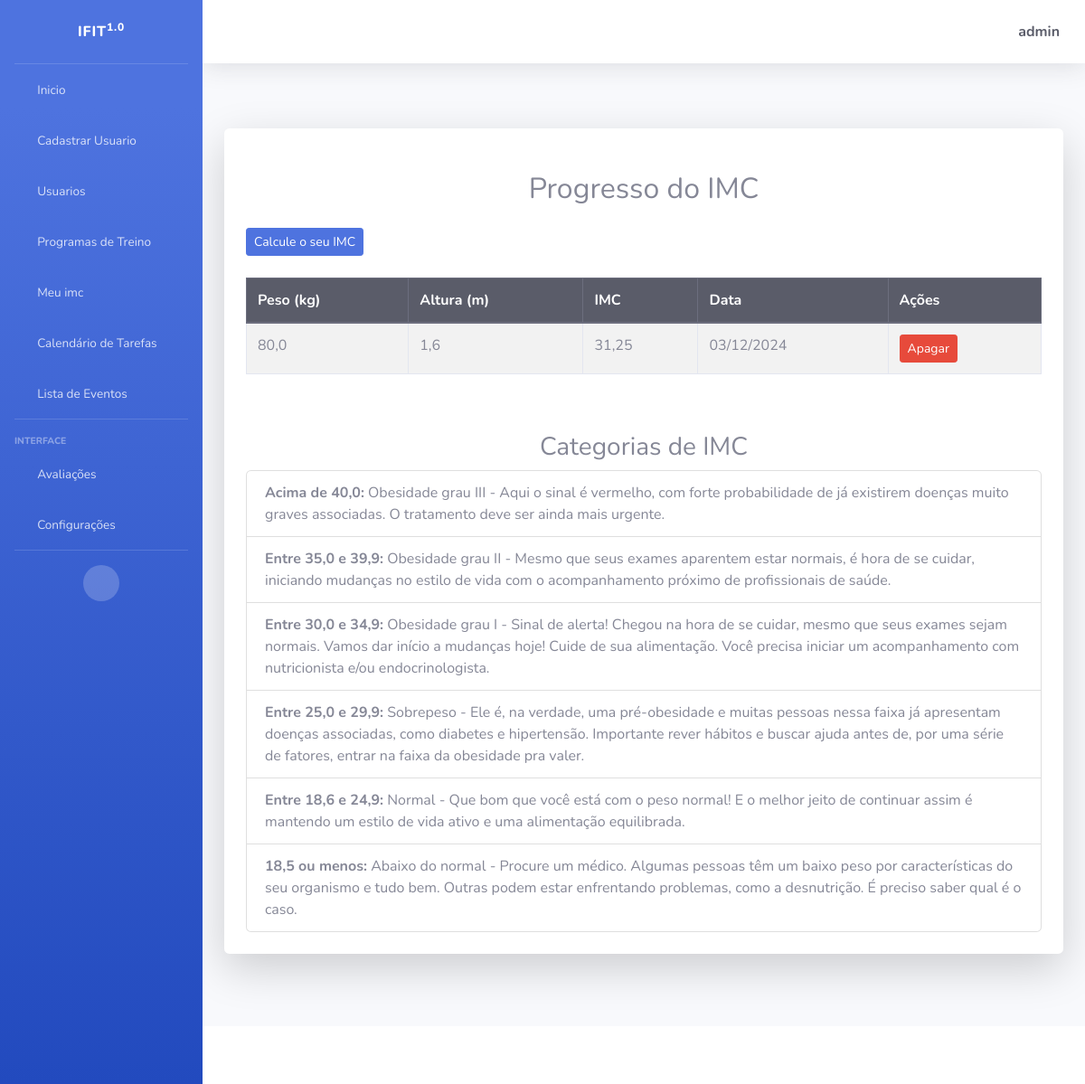
The page /progresso-imc/ (signed in) on the database its author committed.
### usuarios/models.py (models this page shows, shortened)
class IMCRegistro(models.Model):
    user = models.ForeignKey(User, on_delete=models.CASCADE)
    peso = models.FloatField()
    altura = models.FloatField()
    imc = models.FloatField(editable=False)
    data_registro = models.DateTimeField(default=timezone.now)

### usuarios/views.py (the view)
# urls.py: path('progresso-imc/', views.progresso_imc, name='progresso_imc'),
@login_required
def progresso_imc(request):
    registros = IMCRegistro.objects.filter(user=request.user).order_by('-data_registro')
    return render(request, 'progresso_imc.html', {'registros': registros})

### usuarios/templates/progresso_imc.html
{% extends 'paginas/index.html' %}
{% block conteudo %}
  <h2 class="text-center my-4">Progresso do IMC</h2>
  <div class="d-flex justify-content-between mb-4">
    <a href="{% url 'calcular_imc' %}" class="btn btn-primary btn-sm">Calcule o seu IMC</a>
    </div>
  <div class="table-responsive">
    <table class="table table-striped table-bordered">
      <thead class="thead-dark">
        <tr>
          <th>Peso (kg)</th>
          <th>Altura (m)</th>
          <th>IMC</th>
          <th>Data</th>
          <th>Ações</th>
        </tr>
      </thead>
      <tbody>
        {% for registro in registros %}
          <tr>
            <td>{{ registro.peso }}</td>
            <td>{{ registro.altura }}</td>
            <td>{{ registro.imc|floatformat:2 }}</td>
            <td>{{ registro.data_registro|date:"d/m/Y" }}</td>
            <td>
              <a href="{% url 'apagar_imc' imc_id=registro.id %}"
                 class="btn btn-danger btn-sm"
                 onclick="return confirm('Tem certeza de que deseja apagar este registro de IMC?');">
                 Apagar
              </a>
            </td>
          </tr>
        {% endfor %}
      </tbody>
    </table>
  </div>
  <div class="mt-5">
    <h3 class="text-center">Categorias de IMC</h3>
    <ul class="list-group">
      <li class="list-group-item">
        <strong>Acima de 40,0:</strong> Obesidade grau III - Aqui o sinal é vermelho, com forte probabilidade de já existirem doenças muito graves associadas. O tratamento deve ser ainda mais urgente.
      </li>
      <li class="list-group-item">
        <strong>Entre 35,0 e 39,9:</strong> Obesidade grau II - Mesmo que seus exames aparentem estar normais, é hora de se cuidar, iniciando mudanças no estilo de vida com o acompanhamento próximo de profissionais de saúde.
      </li>
      <li class="list-group-item">
        <strong>Entre 30,0 e 34,9:</strong> Obesidade grau I - Sinal de alerta! Chegou na hora de se cuidar, mesmo que seus exames sejam normais. Vamos dar início a mudanças hoje! Cuide de sua alimentação. Você precisa iniciar um acompanhamento com nutricionista e/ou endocrinologista.
      </li>
      <li class="list-group-item">
        <strong>Entre 25,0 e 29,9:</strong> Sobrepeso - Ele é, na verdade, uma pré-obesidade e muitas pessoas nessa faixa já apresentam doenças associadas, como diabetes e hipertensão. Importante rever hábitos e buscar ajuda antes de, por uma série de fatores, entrar na faixa da obesidade pra valer.
      </li>
      <li class="list-group-item">
        <strong>Entre 18,6 e 24,9:</strong> Normal - Que bom que você está com o peso normal! E o melhor jeito de continuar assim é mantendo um estilo de vida ativo e uma alimentação equilibrada.
      </li>
      <li class="list-group-item">
        <strong>18,5 ou menos:</strong> Abaixo do normal - Procure um médico. Algumas pessoas têm um baixo peso por características do seu organismo e tudo bem. Outras podem estar enfrentando problemas, como a desnutrição. É preciso saber qual é o caso.
      </li>
    </ul>
  </div>
{% endblock %}

### paginas/templates/paginas/index.html (shortened to what this page needs)
{% load static %}
<!DOCTYPE html>
<html lang="pt-br">
<head>
    <link href={% static "fontawesome-free/css/all.min.css" %} rel="stylesheet" type="text/css">
    <link href={% static "css/sb-admin-2.min.css" %} rel="stylesheet" type="text/css">
    <link href={% static "css/sb-admin-2.min.css" %} rel="stylesheet">
</head>
<body id="page-top">
    <div id="wrapper">
        <ul class="navbar-nav bg-gradient-primary sidebar sidebar-dark accordion" id="accordionSidebar">
            <a class="sidebar-brand d-flex align-items-center justify-content-center" href="index.html">
                <div class="sidebar-brand-text mx-3">IFIT<sup>1.0</sup></div>
            </a>
            <hr class="sidebar-divider my-0">
            <li class="nav-item {% if request.path == '/' or request.path == '/inicio/' %}active{% endif %}">
                <a class="nav-link" href="{% url 'inicio' %}">
                    <i class="fas fa-fw fa-home"></i>
                    <span>Inicio</span>
                </a>
            </li>
            <li class="nav-item {% if request.path == '/registrar/' %}active{% endif %}">
                {% if user.is_staff %}
                    <a class="nav-link" href="{% url 'registrar' %}">
                        <i class="fas fa-fw fa-plus"></i>
                        <span>Cadastrar Usuario</span>
                    </a>
                {% endif %}
            </li>
            <li class="nav-item {% if request.path == '/listar-usersauth/' %}active{% endif %}">
                {% if user.is_staff %}
                    <a class="nav-link" href="{% url 'listar-usersauth' %}">
                        <i class="fas fa-fw fa-user"></i>
                        <span>Usuarios</span>
                    </a>
                {% endif %}
            </li>
            <li class="nav-item {% if request.path == '/listar-training-exercicios/' %}active{% endif %}">
                <a class="nav-link" href="{% url 'listar-training-exercicios' %}">
                    <i class="fas fa-fw fa-dumbbell"></i>
                    <span>Programas de Treino</span>
                </a>
            </li>
            <li class="nav-item {% if request.path == '/listar-training-exercicios/' %}active{% endif %}">
                <a class="nav-link" href="{% url 'progresso_imc' %}">
                    <i class="fas fa-fw fa-balance-scale"></i>
                    <span>Meu imc</span>
                </a>
            </li>
            <li class="nav-item {% if request.path == '/calendar/' %}active{% endif %}">
                <a class="nav-link" href="{% url 'calendar' %}">
                    <i class="fas fa-fw fa-calendar"></i>
                    <span>Calendário de Tarefas</span>
                </a>
            </li>
            <li class="nav-item {% if request.path == '/task-list/' %}active{% endif %}">
                <a class="nav-link" href="{% url 'task-list' %}">
                    <i class="fas fa-fw fa-clipboard"></i>
                    <span>Lista de Eventos</span>
                </a>
            </li>
            <hr class="sidebar-divider">
            <div class="sidebar-heading">
                Interface
            </div>
            <li class="nav-item {% if request.path == '/avaliacoes/' or request.path == '/listar-avaliacoes/' %}active{% endif %}">
                <a class="nav-link collapsed" href="#" data-toggle="collapse" data-target="#collapseTwo"
                    aria-expanded="true" aria-controls="collapseTwo">
                    <i class="fas fa-fw fa-heartbeat"></i>
                    <span>Avaliações</span>
                </a>
            </li>
            <li class="nav-item {% if request.path == '/atualizar-dados/' %}active{% endif %}">
                <a class="nav-link collapsed" href="#" data-toggle="collapse" data-target="#collapseUtilities"
                    aria-expanded="true" aria-controls="collapseUtilities">
                    <i class="fas fa-fw fa-wrench"></i>
                    <span>Configurações</span>
                </a>
            </li>
            <hr class="sidebar-divider d-none d-md-block">
            <div class="text-center d-none d-md-inline">
                <button class="rounded-circle border-0" id="sidebarToggle"></button>
            </div>
        </ul>
        <div id="content-wrapper" class="d-flex flex-column">
            <div id="content">
                <nav class="navbar navbar-expand navbar-light bg-white topbar mb-4 static-top shadow">
                    <ul class="navbar-nav ml-auto">
                        <li class="nav-item dropdown no-arrow">
                            {% if request.user.is_authenticated %}
                            <a class="nav-link dropdown-toggle" href="#" id="userDropdown" role="button"
                                data-toggle="dropdown" aria-haspopup="true" aria-expanded="false">
                                <span class="fas fa-user-circle fa-lg fa-fw mr-2 text-dark"></span>
                                <span class="font-weight-bold text-dark">{{ request.user }}</span>
                            </a>
                            {% endif %}
                        </li>
                    </ul>
                </nav>
                <div class="container-fluid py-5">
                    <div class="jumbotron bg-white shadow-lg p-4 rounded">
                        {% block conteudo %}{% endblock %}
                    </div>
                </div>
            </div>
            <footer class="sticky-footer bg-white">
            </footer>
        </div>
    </div>
</body>
</html>

### rows shown on the page
IMCRegistro: peso "80,0", altura "1,6", imc "31,25", data_registro "03/12/2024"

### other values the page prints
{{ request.user }} "admin"
